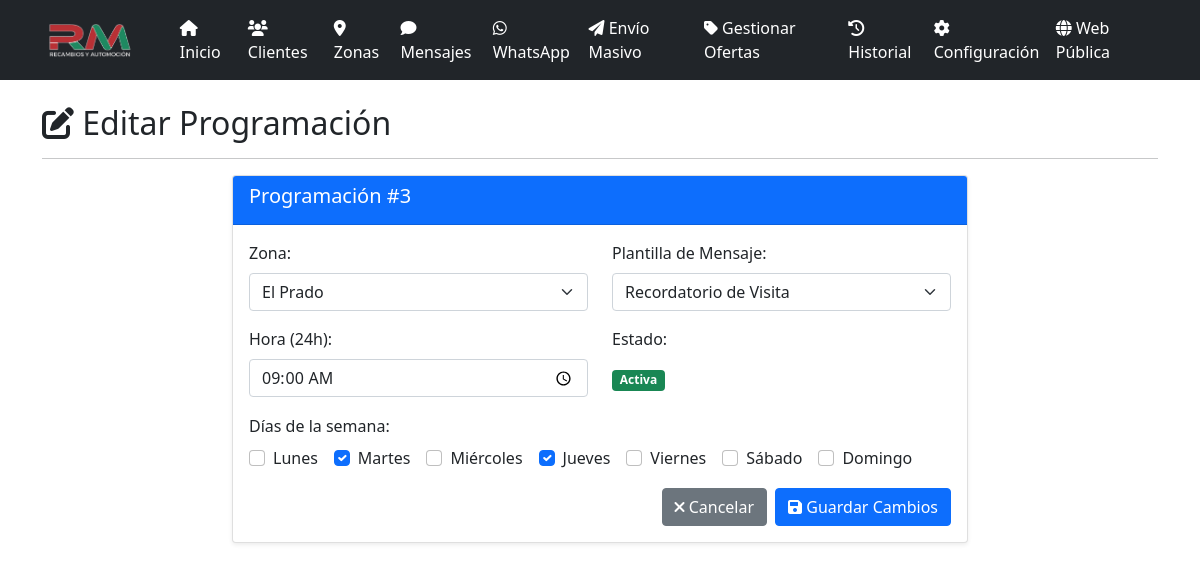
The app's page /programaciones/3/editar, older data.
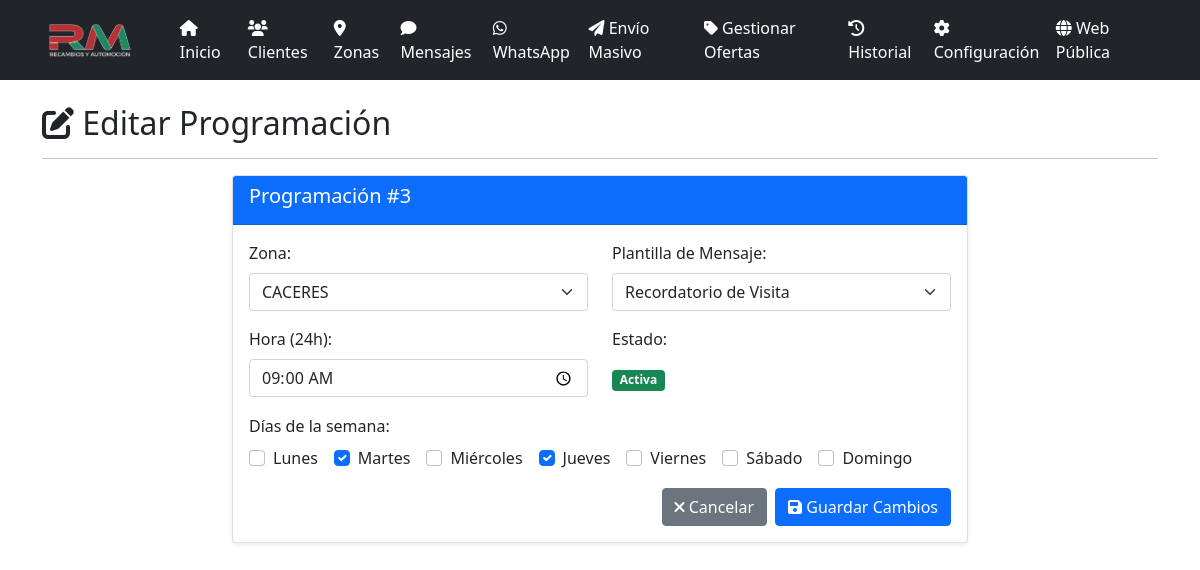
The same page, newer data.
### models.py (models this page shows, shortened)
class ProgramacionMasiva(db.Model):
    id = db.Column(db.Integer, primary_key=True)
    zona_id = db.Column(db.Integer, db.ForeignKey('zona.id'), nullable=False)
    plantilla_id = db.Column(db.Integer, db.ForeignKey('mensaje_plantilla.id'), nullable=False)
    dias_semana = db.Column(db.String(20), nullable=False)
    hora = db.Column(db.String(5), nullable=False)
    activo = db.Column(db.Boolean, default=True)
    ultima_ejecucion = db.Column(db.Date)
    created_at = db.Column(db.DateTime, default=datetime.utcnow)
    zona = db.relationship('Zona', backref='programaciones_masivas')
    plantilla = db.relationship('MensajePlantilla', backref='programaciones_masivas')

class Zona(db.Model):
    id = db.Column(db.Integer, primary_key=True)
    nombre = db.Column(db.String(100), nullable=False)
    descripcion = db.Column(db.Text)
    created_at = db.Column(db.DateTime, default=datetime.utcnow)
    clientes = db.relationship('Cliente', backref='zona', lazy=True)

class MensajePlantilla(db.Model):
    id = db.Column(db.Integer, primary_key=True)
    nombre = db.Column(db.String(100), nullable=False)
    contenido = db.Column(db.Text, nullable=False)
    activo = db.Column(db.Boolean, default=True)
    created_at = db.Column(db.DateTime, default=datetime.utcnow)
    mensajes_enviados = db.relationship('MensajeEnviado', backref='plantilla', lazy=True)

### app.py (the view, shortened to what this page needs)
@app.route('/programaciones/<int:id>/editar', methods=['GET', 'POST'])
def editar_programacion(id):
    programacion = ProgramacionMasiva.query.get_or_404(id)
    zonas = Zona.query.all()
    plantillas = MensajePlantilla.query.filter_by(activo=True).all()
    dias_seleccionados = [int(d) for d in programacion.dias_semana.split(',') if d.strip()]
    return render_template('editar_programacion.html',
                         programacion=programacion,
                         zonas=zonas,
                         plantillas=plantillas,
                         dias_seleccionados=dias_seleccionados)

### app.py (called while the page is built, shortened)
@app.before_request
def _asegurar_scheduler():
    global _scheduler_iniciado

@app.before_request
def before_request():
    global _sistema_inicializado
    if not _sistema_inicializado and not app.config['DEBUG']:
        inicializar_sistema()

### templates/editar_programacion.html (shortened to what the changed rows need)
{% extends "base.html" %}
{% block content %}
<div class="row">
    <div class="col-12">
        <h2><i class="fas fa-edit"></i> Editar Programación</h2>
    </div>
</div>
<div class="row">
    <div class="col-md-8 mx-auto">
        <div class="card">
            <div class="card-header bg-primary text-white">
                <h5>Programación #{{ programacion.id }}</h5>
            </div>
            <div class="card-body">
                <form method="POST">
                    <div class="row">
                        <div class="col-md-6 mb-3">
                            <label for="zona_id" class="form-label">Zona:</label>
                            <select name="zona_id" id="zona_id" class="form-select" required>
                                {% for zona in zonas %}
                                <option value="{{ zona.id }}" {% if zona.id == programacion.zona_id %}selected{% endif %}>
                                    {{ zona.nombre }}
                                </option>
                                {% endfor %}
                            </select>
                        </div>
                        <div class="col-md-6 mb-3">
                            <label for="plantilla_id" class="form-label">Plantilla de Mensaje:</label>
                            <select name="plantilla_id" id="plantilla_id" class="form-select" required>
                                {% for plantilla in plantillas %}
                                <option value="{{ plantilla.id }}" {% if plantilla.id == programacion.plantilla_id %}selected{% endif %}>
                                    {{ plantilla.nombre }}
                                </option>
                                {% endfor %}
                            </select>
                        </div>
                    </div>
                    <div class="row">
                        <div class="col-md-6 mb-3">
                            <label for="hora" class="form-label">Hora (24h):</label>
                            <input type="time" class="form-control" id="hora" name="hora" value="{{ programacion.hora }}" required>
                        </div>
                    </div>
                                {% set dias_nombres = ['Lunes', 'Martes', 'Miércoles', 'Jueves', 'Viernes', 'Sábado', 'Domingo'] %}
                </form>
            </div>
        </div>
    </div>
</div>
{% endblock %}

Row changes from the older to the newer data that the page shows:
changed through a linked row, ProgramacionMasiva "Recordatorio de Visita": zona_id "El Prado" → "CACERES"
